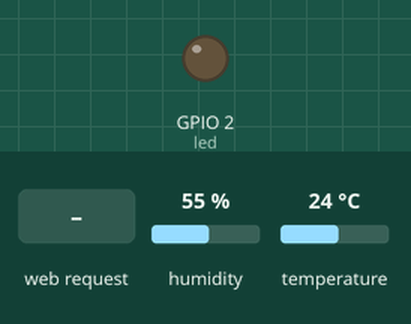
Simulated run of this program. Board: ESP32. Shown: output pins drawn as LEDs (lit = HIGH). The inputs (shaded band) are chosen by the test bench; at power-on: humidity 55 %, temperature 24 °C. WiFi joins after 1.5 s; servers stay silent unless stated; storage starts empty; what the program prints to the serial monitor is not drawn.

Above: at 3.2 s.
3.3 s: HTTP request GET /on received
At 4.3 s:
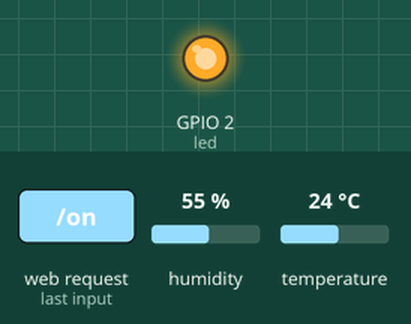
4.8 s: HTTP request GET /off received
At 5.4 s:
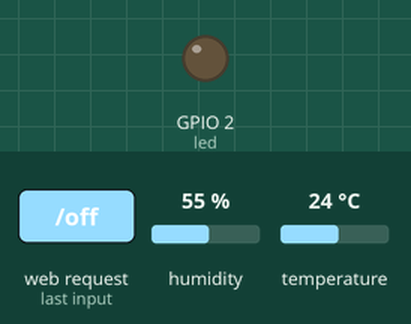
Timing chart, 0 to 7.8 s (numbered marks = the images above; inputs shaded):
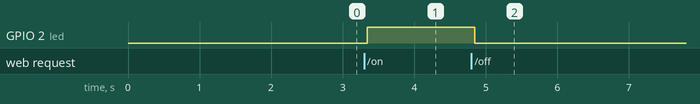

Measured:
- after the input at 3.3 s, GPIO 2 (led): LOW → HIGH after 0.05 s
- after the input at 4.8 s, GPIO 2 (led): HIGH → LOW after 0.05 s

The program:

main.cpp
```cpp
#include <Arduino.h>

#include <WiFi.h>
#include <AsyncTCP.h>
#include <ESPAsyncWebServer.h>

#include <FS.h>
#include <SPIFFS.h>

#include <DHT.h>
#include <Adafruit_Sensor.h>

#define pino_DHT 4
#define tipo_DHT DHT11

DHT dht(pino_DHT, tipo_DHT);

const char* ssid = "motog8";
const char* password = "0123456789";

#define led 2

bool flag_led = false;

float temp, umid;

AsyncWebServer server(80);


String processor(const String &aux)
{
  if(aux == "TEMP"){
    temp = dht.readTemperature();
    return String(temp);
  }
  else if(aux == "UMID"){
    umid = dht.readHumidity();
    return String(umid);
  }
  return String();
}


void setup(){

  if(!SPIFFS.begin()){
    Serial.println("Erro inicialização SPIFFS");
    return;
  }
  dht.begin();

  Serial.begin(115200);

  pinMode(led, OUTPUT);
  Serial.println(dht.readTemperature());
  Serial.println(dht.readHumidity());


  WiFi.begin(ssid, password);
  while (WiFi.status() != WL_CONNECTED) {
    delay(1000);
    Serial.println("Conectando ao WiFi..");
  }

  Serial.print("Conectado a rede wifi e o IP=");
  Serial.println(WiFi.localIP());

 server.on("/", HTTP_GET, [](AsyncWebServerRequest *request){
    request->send(SPIFFS, "/index.html", "text/html", false, processor);
  });

  server.on("/estilos.css", HTTP_GET, [](AsyncWebServerRequest *request){
    request->send(SPIFFS, "/estilos.css", "text/css");
  });

  server.on("/bootstrap.min.css", HTTP_GET, [](AsyncWebServerRequest *request){
    request->send(SPIFFS, "/bootstrap.min.css", "text/css");
  });

   server.on("/on", HTTP_GET, [](AsyncWebServerRequest *request){
    digitalWrite(led, HIGH);
    flag_led = true;
    request->send(SPIFFS, "/index.html", "text/html", false, processor);
  });

  server.on("/off", HTTP_GET, [](AsyncWebServerRequest *request){
    digitalWrite(led, LOW);
    flag_led = false;
    request->send(SPIFFS, "/index.html", "text/html", false, processor);
  });

  server.on("/normalTemp.png", HTTP_GET, [](AsyncWebServerRequest *request){
    request->send(SPIFFS, "/normalTemp.png", "image/png");
  });

  server.on("/normalUmid.png", HTTP_GET, [](AsyncWebServerRequest *request){
    request->send(SPIFFS, "/normalUmid.png", "image/png");
  });

 server.begin();
}
void loop()
{}
```
